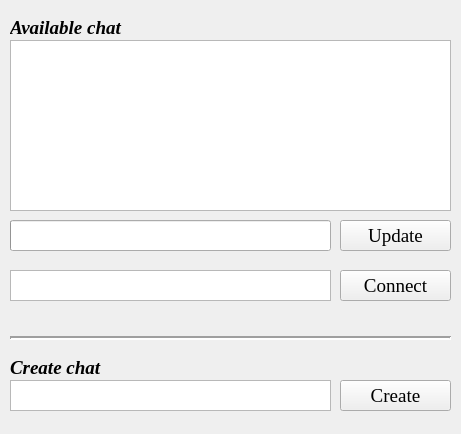
<?xml version="1.0" encoding="UTF-8"?>
<ui version="4.0">
 <class>MainWindow</class>
 <widget class="QMainWindow" name="MainWindow">
  <property name="geometry">
   <rect>
    <x>0</x>
    <y>0</y>
    <width>461</width>
    <height>434</height>
   </rect>
  </property>
  <property name="windowTitle">
   <string>Chat Room Application</string>
  </property>
  <widget class="QWidget" name="centralWidget">
   <widget class="QLabel" name="label">
    <property name="geometry">
     <rect>
      <x>10</x>
      <y>20</y>
      <width>121</width>
      <height>16</height>
     </rect>
    </property>
    <property name="font">
     <font>
      <family>Times New Roman</family>
      <pointsize>14</pointsize>
      <weight>75</weight>
      <italic>true</italic>
      <bold>true</bold>
     </font>
    </property>
    <property name="text">
     <string>Available chat</string>
    </property>
   </widget>
   <widget class="QTextEdit" name="selected_chat">
    <property name="geometry">
     <rect>
      <x>10</x>
      <y>270</y>
      <width>321</width>
      <height>31</height>
     </rect>
    </property>
    <property name="font">
     <font>
      <family>Times New Roman</family>
      <pointsize>13</pointsize>
     </font>
    </property>
    <property name="readOnly">
     <bool>true</bool>
    </property>
   </widget>
   <widget class="QPushButton" name="connect_button">
    <property name="geometry">
     <rect>
      <x>340</x>
      <y>270</y>
      <width>111</width>
      <height>31</height>
     </rect>
    </property>
    <property name="font">
     <font>
      <family>Times New Roman</family>
      <pointsize>14</pointsize>
     </font>
    </property>
    <property name="text">
     <string>Connect</string>
    </property>
   </widget>
   <widget class="Line" name="line">
    <property name="geometry">
     <rect>
      <x>10</x>
      <y>330</y>
      <width>441</width>
      <height>16</height>
     </rect>
    </property>
    <property name="font">
     <font>
      <family>Times New Roman</family>
      <pointsize>14</pointsize>
      <weight>50</weight>
      <bold>false</bold>
     </font>
    </property>
    <property name="lineWidth">
     <number>2</number>
    </property>
    <property name="orientation">
     <enum>Qt::Horizontal</enum>
    </property>
   </widget>
   <widget class="QTextEdit" name="chat_name">
    <property name="geometry">
     <rect>
      <x>10</x>
      <y>380</y>
      <width>321</width>
      <height>31</height>
     </rect>
    </property>
    <property name="font">
     <font>
      <family>Times New Roman</family>
      <pointsize>13</pointsize>
     </font>
    </property>
   </widget>
   <widget class="QLabel" name="label_2">
    <property name="geometry">
     <rect>
      <x>10</x>
      <y>360</y>
      <width>111</width>
      <height>16</height>
     </rect>
    </property>
    <property name="font">
     <font>
      <family>Times New Roman</family>
      <pointsize>14</pointsize>
      <weight>75</weight>
      <italic>true</italic>
      <bold>true</bold>
     </font>
    </property>
    <property name="text">
     <string>Create chat</string>
    </property>
   </widget>
   <widget class="QPushButton" name="create_button">
    <property name="geometry">
     <rect>
      <x>340</x>
      <y>380</y>
      <width>111</width>
      <height>31</height>
     </rect>
    </property>
    <property name="font">
     <font>
      <family>Times New Roman</family>
      <pointsize>14</pointsize>
     </font>
    </property>
    <property name="text">
     <string>Create</string>
    </property>
   </widget>
   <widget class="QListView" name="available_chat">
    <property name="geometry">
     <rect>
      <x>10</x>
      <y>40</y>
      <width>441</width>
      <height>171</height>
     </rect>
    </property>
    <property name="font">
     <font>
      <family>Times New Roman</family>
      <pointsize>14</pointsize>
     </font>
    </property>
   </widget>
   <widget class="QPushButton" name="update_button">
    <property name="geometry">
     <rect>
      <x>340</x>
      <y>220</y>
      <width>111</width>
      <height>31</height>
     </rect>
    </property>
    <property name="font">
     <font>
      <family>Times New Roman</family>
      <pointsize>14</pointsize>
     </font>
    </property>
    <property name="locale">
     <locale language="Ukrainian" country="Ukraine"/>
    </property>
    <property name="text">
     <string>Update</string>
    </property>
   </widget>
   <widget class="QProgressBar" name="update_progress_bar">
    <property name="geometry">
     <rect>
      <x>10</x>
      <y>220</y>
      <width>321</width>
      <height>31</height>
     </rect>
    </property>
    <property name="minimum">
     <number>0</number>
    </property>
    <property name="maximum">
     <number>100</number>
    </property>
    <property name="value">
     <number>0</number>
    </property>
    <property name="textVisible">
     <bool>false</bool>
    </property>
   </widget>
  </widget>
 </widget>
 <layoutdefault spacing="6" margin="11"/>
 <resources/>
 <connections/>
</ui>
